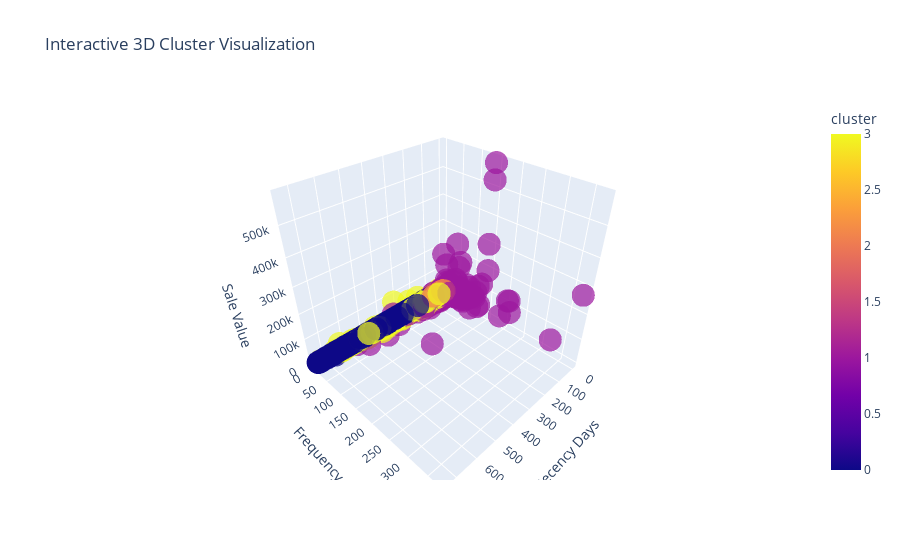

The code cell stored with this chart in its notebook:
### Markdown cell above
## 👥 Q3: Can we group them into actionable personas?
Using K-Means clustering on pre-processed RFM data to mathematically define personas.

### Code cell
# Preprocessing & Modelling
processed_df = build_features.preprocess_rfm(rfm_df)
kmeans, clusters = train_model.run_clustering(processed_df, k=4)
rfm_df['cluster'] = clusters

# Cluster Profiling
cluster_stats = reporting.describe_clusters(rfm_df, ['recency_days', 'frequency', 'sale_value'])
display(cluster_stats)

# Visualizing Clusters
reporting.plot_3d_clusters(rfm_df, kmeans, ['recency_days', 'frequency', 'sale_value'])

### Figure 1 — Plotly figure (JSON) as saved in the notebook; plotly's stock layout.template omitted (floating-point values rounded to 4 significant figures; data arrays with more than 128 entries replaced by an {"elided": "..."} marker saying what was removed)
{"data": [{"hovertemplate": "Recency Days=%{x}<br>Frequency=%{y}<br>Sale Value=%{z}<br>cluster=%{marker.color}<extra></extra>", "legendgroup": "", "marker": {"color": {"elided": "5852 int values"}, "coloraxis": "coloraxis", "opacity": 0.7, "symbol": "circle"}, "mode": "markers", "name": "", "scene": "scene", "showlegend": false, "type": "scatter3d", "x": {"elided": "5852 int values"}, "y": {"elided": "5852 int values"}, "z": {"elided": "5852 float values"}}], "layout": {"coloraxis": {"colorbar": {"title": {"text": "cluster"}}, "colorscale": [[0, "#0d0887"], [0.1111, "#46039f"], [0.2222, "#7201a8"], [0.3333, "#9c179e"], [0.4444, "#bd3786"], [0.5556, "#d8576b"], [0.6667, "#ed7953"], [0.7778, "#fb9f3a"], [0.8889, "#fdca26"], [1, "#f0f921"]]}, "legend": {"tracegroupgap": 0}, "scene": {"domain": {"x": [0, 1], "y": [0, 1]}, "xaxis": {"title": {"text": "Recency Days"}}, "yaxis": {"title": {"text": "Frequency"}}, "zaxis": {"title": {"text": "Sale Value"}}}, "title": {"text": "Interactive 3D Cluster Visualization"}}}
